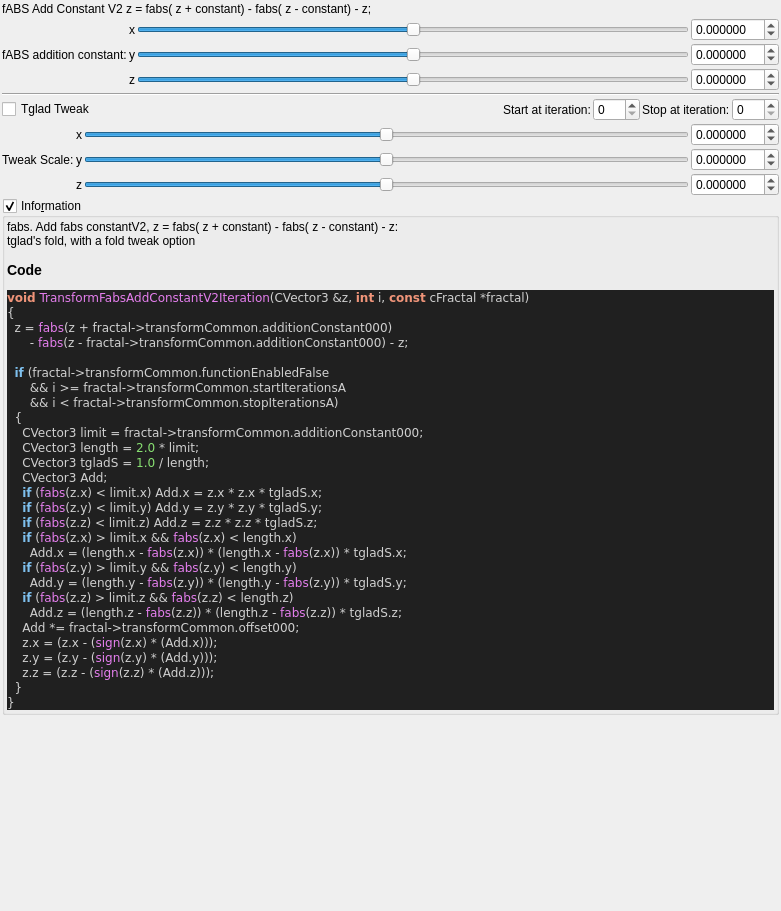
<?xml version="1.0" encoding="UTF-8"?>
<ui version="4.0">
 <class>transf_fabs_add_constantV2</class>
 <widget class="QWidget" name="Form">
  <property name="geometry">
   <rect>
    <x>0</x>
    <y>0</y>
    <width>781</width>
    <height>911</height>
   </rect>
  </property>
  <property name="windowTitle">
   <string notr="true">transf_fabs_add_constantV2</string>
  </property>
  <layout class="QVBoxLayout" name="verticalLayout">
   <property name="spacing">
    <number>2</number>
   </property>
   <property name="leftMargin">
    <number>2</number>
   </property>
   <property name="topMargin">
    <number>2</number>
   </property>
   <property name="rightMargin">
    <number>2</number>
   </property>
   <property name="bottomMargin">
    <number>2</number>
   </property>
   <item>
    <widget class="QLabel" name="label_26">
     <property name="text">
      <string>fABS Add Constant V2 z = fabs( z + constant) - fabs( z - constant) - z;</string>
     </property>
    </widget>
   </item>
   <item>
    <layout class="QGridLayout" name="gridLayout_4">
     <property name="spacing">
      <number>2</number>
     </property>
     <item row="0" column="3">
      <widget class="MyDoubleSpinBox" name="spinbox3_transf_addition_constant_x">
       <property name="enabled">
        <bool>true</bool>
       </property>
       <property name="sizePolicy">
        <sizepolicy hsizetype="Minimum" vsizetype="Maximum">
         <horstretch>0</horstretch>
         <verstretch>0</verstretch>
        </sizepolicy>
       </property>
       <property name="prefix">
        <string/>
       </property>
       <property name="decimals">
        <number>6</number>
       </property>
       <property name="minimum">
        <double>-99.989999999999995</double>
       </property>
       <property name="singleStep">
        <double>0.100000000000000</double>
       </property>
      </widget>
     </item>
     <item row="2" column="1">
      <widget class="QLabel" name="label_24">
       <property name="text">
        <string notr="true">z</string>
       </property>
      </widget>
     </item>
     <item row="0" column="2">
      <widget class="QSlider" name="slider3_transf_addition_constant_x">
       <property name="enabled">
        <bool>true</bool>
       </property>
       <property name="sizePolicy">
        <sizepolicy hsizetype="Expanding" vsizetype="Maximum">
         <horstretch>0</horstretch>
         <verstretch>0</verstretch>
        </sizepolicy>
       </property>
       <property name="minimum">
        <number>-5000000</number>
       </property>
       <property name="maximum">
        <number>5000000</number>
       </property>
       <property name="value">
        <number>0</number>
       </property>
       <property name="sliderPosition">
        <number>0</number>
       </property>
       <property name="orientation">
        <enum>Qt::Horizontal</enum>
       </property>
      </widget>
     </item>
     <item row="2" column="3">
      <widget class="MyDoubleSpinBox" name="spinbox3_transf_addition_constant_z">
       <property name="enabled">
        <bool>true</bool>
       </property>
       <property name="sizePolicy">
        <sizepolicy hsizetype="Minimum" vsizetype="Maximum">
         <horstretch>0</horstretch>
         <verstretch>0</verstretch>
        </sizepolicy>
       </property>
       <property name="decimals">
        <number>6</number>
       </property>
       <property name="minimum">
        <double>-99.989999999999995</double>
       </property>
       <property name="maximum">
        <double>99.989999999999995</double>
       </property>
       <property name="singleStep">
        <double>0.100000000000000</double>
       </property>
      </widget>
     </item>
     <item row="0" column="1">
      <widget class="QLabel" name="label_22">
       <property name="text">
        <string notr="true">x</string>
       </property>
      </widget>
     </item>
     <item row="1" column="2">
      <widget class="QSlider" name="slider3_transf_addition_constant_y">
       <property name="enabled">
        <bool>true</bool>
       </property>
       <property name="sizePolicy">
        <sizepolicy hsizetype="Expanding" vsizetype="Maximum">
         <horstretch>0</horstretch>
         <verstretch>0</verstretch>
        </sizepolicy>
       </property>
       <property name="minimum">
        <number>-5000000</number>
       </property>
       <property name="maximum">
        <number>5000000</number>
       </property>
       <property name="orientation">
        <enum>Qt::Horizontal</enum>
       </property>
      </widget>
     </item>
     <item row="1" column="1">
      <widget class="QLabel" name="label_25">
       <property name="text">
        <string notr="true">y</string>
       </property>
      </widget>
     </item>
     <item row="1" column="3">
      <widget class="MyDoubleSpinBox" name="spinbox3_transf_addition_constant_y">
       <property name="enabled">
        <bool>true</bool>
       </property>
       <property name="sizePolicy">
        <sizepolicy hsizetype="Minimum" vsizetype="Maximum">
         <horstretch>0</horstretch>
         <verstretch>0</verstretch>
        </sizepolicy>
       </property>
       <property name="decimals">
        <number>6</number>
       </property>
       <property name="minimum">
        <double>-99.989999999999995</double>
       </property>
       <property name="maximum">
        <double>99.989999999999995</double>
       </property>
       <property name="singleStep">
        <double>0.100000000000000</double>
       </property>
      </widget>
     </item>
     <item row="1" column="0">
      <widget class="QLabel" name="label_23">
       <property name="text">
        <string>fABS addition constant:</string>
       </property>
      </widget>
     </item>
     <item row="2" column="2">
      <widget class="QSlider" name="slider3_transf_addition_constant_z">
       <property name="enabled">
        <bool>true</bool>
       </property>
       <property name="sizePolicy">
        <sizepolicy hsizetype="Expanding" vsizetype="Maximum">
         <horstretch>0</horstretch>
         <verstretch>0</verstretch>
        </sizepolicy>
       </property>
       <property name="minimum">
        <number>-5000000</number>
       </property>
       <property name="maximum">
        <number>5000000</number>
       </property>
       <property name="orientation">
        <enum>Qt::Horizontal</enum>
       </property>
      </widget>
     </item>
    </layout>
   </item>
   <item>
    <widget class="Line" name="line_6">
     <property name="orientation">
      <enum>Qt::Horizontal</enum>
     </property>
    </widget>
   </item>
   <item>
    <layout class="QGridLayout" name="gridLayout_73">
     <property name="spacing">
      <number>2</number>
     </property>
     <item row="0" column="0">
      <widget class="QCheckBox" name="checkBox_transf_function_enabled_false">
       <property name="layoutDirection">
        <enum>Qt::LeftToRight</enum>
       </property>
       <property name="text">
        <string>Tglad Tweak</string>
       </property>
      </widget>
     </item>
     <item row="0" column="4">
      <widget class="QLabel" name="label_256">
       <property name="text">
        <string>Stop at iteration:</string>
       </property>
      </widget>
     </item>
     <item row="0" column="2">
      <widget class="QLabel" name="label_257">
       <property name="text">
        <string>Start at iteration:</string>
       </property>
      </widget>
     </item>
     <item row="0" column="1">
      <spacer name="horizontalSpacer_39">
       <property name="orientation">
        <enum>Qt::Horizontal</enum>
       </property>
       <property name="sizeHint" stdset="0">
        <size>
         <width>40</width>
         <height>20</height>
        </size>
       </property>
      </spacer>
     </item>
     <item row="0" column="3">
      <widget class="MySpinBox" name="spinboxInt_transf_start_iterations_A">
       <property name="sizePolicy">
        <sizepolicy hsizetype="Minimum" vsizetype="Maximum">
         <horstretch>0</horstretch>
         <verstretch>0</verstretch>
        </sizepolicy>
       </property>
       <property name="maximum">
        <number>250</number>
       </property>
      </widget>
     </item>
     <item row="0" column="5">
      <widget class="MySpinBox" name="spinboxInt_transf_stop_iterations_A">
       <property name="sizePolicy">
        <sizepolicy hsizetype="Minimum" vsizetype="Maximum">
         <horstretch>0</horstretch>
         <verstretch>0</verstretch>
        </sizepolicy>
       </property>
       <property name="maximum">
        <number>250</number>
       </property>
      </widget>
     </item>
    </layout>
   </item>
   <item>
    <layout class="QGridLayout" name="gridLayout_5">
     <property name="spacing">
      <number>2</number>
     </property>
     <item row="2" column="1">
      <widget class="QLabel" name="label_27">
       <property name="text">
        <string notr="true">z</string>
       </property>
      </widget>
     </item>
     <item row="0" column="1">
      <widget class="QLabel" name="label_28">
       <property name="text">
        <string notr="true">x</string>
       </property>
      </widget>
     </item>
     <item row="1" column="1">
      <widget class="QLabel" name="label_29">
       <property name="text">
        <string notr="true">y</string>
       </property>
      </widget>
     </item>
     <item row="1" column="0">
      <widget class="QLabel" name="label_30">
       <property name="text">
        <string>Tweak Scale:</string>
       </property>
      </widget>
     </item>
     <item row="2" column="2">
      <widget class="QSlider" name="slider3_transf_offset_000_z">
       <property name="enabled">
        <bool>true</bool>
       </property>
       <property name="sizePolicy">
        <sizepolicy hsizetype="Expanding" vsizetype="Maximum">
         <horstretch>0</horstretch>
         <verstretch>0</verstretch>
        </sizepolicy>
       </property>
       <property name="minimum">
        <number>-5000000</number>
       </property>
       <property name="maximum">
        <number>5000000</number>
       </property>
       <property name="orientation">
        <enum>Qt::Horizontal</enum>
       </property>
      </widget>
     </item>
     <item row="0" column="3">
      <widget class="MyDoubleSpinBox" name="spinbox3_transf_offset_000_x">
       <property name="enabled">
        <bool>true</bool>
       </property>
       <property name="sizePolicy">
        <sizepolicy hsizetype="Minimum" vsizetype="Maximum">
         <horstretch>0</horstretch>
         <verstretch>0</verstretch>
        </sizepolicy>
       </property>
       <property name="decimals">
        <number>6</number>
       </property>
       <property name="minimum">
        <double>-99.989999999999995</double>
       </property>
       <property name="maximum">
        <double>99.989999999999995</double>
       </property>
       <property name="singleStep">
        <double>0.100000000000000</double>
       </property>
      </widget>
     </item>
     <item row="1" column="3">
      <widget class="MyDoubleSpinBox" name="spinbox3_transf_offset_000_y">
       <property name="enabled">
        <bool>true</bool>
       </property>
       <property name="sizePolicy">
        <sizepolicy hsizetype="Minimum" vsizetype="Maximum">
         <horstretch>0</horstretch>
         <verstretch>0</verstretch>
        </sizepolicy>
       </property>
       <property name="decimals">
        <number>6</number>
       </property>
       <property name="minimum">
        <double>-99.989999999999995</double>
       </property>
       <property name="maximum">
        <double>99.989999999999995</double>
       </property>
       <property name="singleStep">
        <double>0.100000000000000</double>
       </property>
      </widget>
     </item>
     <item row="2" column="3">
      <widget class="MyDoubleSpinBox" name="spinbox3_transf_offset_000_z">
       <property name="enabled">
        <bool>true</bool>
       </property>
       <property name="sizePolicy">
        <sizepolicy hsizetype="Minimum" vsizetype="Maximum">
         <horstretch>0</horstretch>
         <verstretch>0</verstretch>
        </sizepolicy>
       </property>
       <property name="decimals">
        <number>6</number>
       </property>
       <property name="minimum">
        <double>-99.989999999999995</double>
       </property>
       <property name="maximum">
        <double>99.989999999999995</double>
       </property>
       <property name="singleStep">
        <double>0.100000000000000</double>
       </property>
      </widget>
     </item>
     <item row="1" column="2">
      <widget class="QSlider" name="slider3_transf_offset_000_y">
       <property name="enabled">
        <bool>true</bool>
       </property>
       <property name="sizePolicy">
        <sizepolicy hsizetype="Expanding" vsizetype="Maximum">
         <horstretch>0</horstretch>
         <verstretch>0</verstretch>
        </sizepolicy>
       </property>
       <property name="minimum">
        <number>-5000000</number>
       </property>
       <property name="maximum">
        <number>5000000</number>
       </property>
       <property name="orientation">
        <enum>Qt::Horizontal</enum>
       </property>
      </widget>
     </item>
     <item row="0" column="2">
      <widget class="QSlider" name="slider3_transf_offset_000_x">
       <property name="enabled">
        <bool>true</bool>
       </property>
       <property name="sizePolicy">
        <sizepolicy hsizetype="Expanding" vsizetype="Maximum">
         <horstretch>0</horstretch>
         <verstretch>0</verstretch>
        </sizepolicy>
       </property>
       <property name="minimum">
        <number>-5000000</number>
       </property>
       <property name="maximum">
        <number>5000000</number>
       </property>
       <property name="orientation">
        <enum>Qt::Horizontal</enum>
       </property>
      </widget>
     </item>
    </layout>
   </item>
   <item>
    <widget class="MyGroupBox" name="groupCheck_info">
     <property name="title">
      <string>Info&amp;rmation</string>
     </property>
     <property name="flat">
      <bool>false</bool>
     </property>
     <property name="checkable">
      <bool>true</bool>
     </property>
     <layout class="QVBoxLayout" name="verticalLayout_2">
      <property name="spacing">
       <number>2</number>
      </property>
      <property name="leftMargin">
       <number>2</number>
      </property>
      <property name="topMargin">
       <number>2</number>
      </property>
      <property name="rightMargin">
       <number>2</number>
      </property>
      <property name="bottomMargin">
       <number>2</number>
      </property>
      <item>
       <widget class="QLabel" name="label_code_content">
        <property name="text">
         <string notr="true">&lt;p&gt;fabs. Add fabs constantV2,  z = fabs( z + constant) - fabs( z - constant) - z:&lt;br&gt;tglad's fold, with a fold tweak option&lt;/p&gt;&lt;table&gt;
&lt;/table&gt;
&lt;h3&gt;Code&lt;/h3&gt;
&lt;body style=&quot;background-color:#202020&quot;&gt;
&lt;pre style=&quot;color:#d0d0d0; background-color:#202020;  font-family:'Courier New',monospace;&quot;&gt;&lt;span style=&quot;color:#f09479; font-weight:bold&quot;&gt;void&lt;/span&gt; &lt;span style=&quot;color:#e47eed&quot;&gt;TransformFabsAddConstantV2Iteration&lt;/span&gt;&lt;span style=&quot;color:#d0d0d0&quot;&gt;(&lt;/span&gt;CVector3 &lt;span style=&quot;color:#d0d0d0&quot;&gt;&amp;amp;&lt;/span&gt;z&lt;span style=&quot;color:#d0d0d0&quot;&gt;,&lt;/span&gt; &lt;span style=&quot;color:#f09479; font-weight:bold&quot;&gt;int&lt;/span&gt; i&lt;span style=&quot;color:#d0d0d0&quot;&gt;,&lt;/span&gt; &lt;span style=&quot;color:#f09479; font-weight:bold&quot;&gt;const&lt;/span&gt; cFractal &lt;span style=&quot;color:#d0d0d0&quot;&gt;*&lt;/span&gt;fractal&lt;span style=&quot;color:#d0d0d0&quot;&gt;)&lt;/span&gt;
&lt;span style=&quot;color:#d0d0d0&quot;&gt;{&lt;/span&gt;
  z &lt;span style=&quot;color:#d0d0d0&quot;&gt;=&lt;/span&gt; &lt;span style=&quot;color:#e47eed&quot;&gt;fabs&lt;/span&gt;&lt;span style=&quot;color:#d0d0d0&quot;&gt;(&lt;/span&gt;z &lt;span style=&quot;color:#d0d0d0&quot;&gt;+&lt;/span&gt; fractal&lt;span style=&quot;color:#d0d0d0&quot;&gt;-&amp;gt;&lt;/span&gt;transformCommon&lt;span style=&quot;color:#d0d0d0&quot;&gt;.&lt;/span&gt;additionConstant000&lt;span style=&quot;color:#d0d0d0&quot;&gt;)&lt;/span&gt;
      &lt;span style=&quot;color:#d0d0d0&quot;&gt;-&lt;/span&gt; &lt;span style=&quot;color:#e47eed&quot;&gt;fabs&lt;/span&gt;&lt;span style=&quot;color:#d0d0d0&quot;&gt;(&lt;/span&gt;z &lt;span style=&quot;color:#d0d0d0&quot;&gt;-&lt;/span&gt; fractal&lt;span style=&quot;color:#d0d0d0&quot;&gt;-&amp;gt;&lt;/span&gt;transformCommon&lt;span style=&quot;color:#d0d0d0&quot;&gt;.&lt;/span&gt;additionConstant000&lt;span style=&quot;color:#d0d0d0&quot;&gt;) -&lt;/span&gt; z&lt;span style=&quot;color:#d0d0d0&quot;&gt;;&lt;/span&gt;

  &lt;span style=&quot;color:#7ec0ee; font-weight:bold&quot;&gt;if&lt;/span&gt; &lt;span style=&quot;color:#d0d0d0&quot;&gt;(&lt;/span&gt;fractal&lt;span style=&quot;color:#d0d0d0&quot;&gt;-&amp;gt;&lt;/span&gt;transformCommon&lt;span style=&quot;color:#d0d0d0&quot;&gt;.&lt;/span&gt;functionEnabledFalse
      &lt;span style=&quot;color:#d0d0d0&quot;&gt;&amp;amp;&amp;amp;&lt;/span&gt; i &lt;span style=&quot;color:#d0d0d0&quot;&gt;&amp;gt;=&lt;/span&gt; fractal&lt;span style=&quot;color:#d0d0d0&quot;&gt;-&amp;gt;&lt;/span&gt;transformCommon&lt;span style=&quot;color:#d0d0d0&quot;&gt;.&lt;/span&gt;startIterationsA
      &lt;span style=&quot;color:#d0d0d0&quot;&gt;&amp;amp;&amp;amp;&lt;/span&gt; i &lt;span style=&quot;color:#d0d0d0&quot;&gt;&amp;lt;&lt;/span&gt; fractal&lt;span style=&quot;color:#d0d0d0&quot;&gt;-&amp;gt;&lt;/span&gt;transformCommon&lt;span style=&quot;color:#d0d0d0&quot;&gt;.&lt;/span&gt;stopIterationsA&lt;span style=&quot;color:#d0d0d0&quot;&gt;)&lt;/span&gt;
  &lt;span style=&quot;color:#d0d0d0&quot;&gt;{&lt;/span&gt;
    CVector3 limit &lt;span style=&quot;color:#d0d0d0&quot;&gt;=&lt;/span&gt; fractal&lt;span style=&quot;color:#d0d0d0&quot;&gt;-&amp;gt;&lt;/span&gt;transformCommon&lt;span style=&quot;color:#d0d0d0&quot;&gt;.&lt;/span&gt;additionConstant000&lt;span style=&quot;color:#d0d0d0&quot;&gt;;&lt;/span&gt;
    CVector3 length &lt;span style=&quot;color:#d0d0d0&quot;&gt;=&lt;/span&gt; &lt;span style=&quot;color:#87df71&quot;&gt;2.0&lt;/span&gt; &lt;span style=&quot;color:#d0d0d0&quot;&gt;*&lt;/span&gt; limit&lt;span style=&quot;color:#d0d0d0&quot;&gt;;&lt;/span&gt;
    CVector3 tgladS &lt;span style=&quot;color:#d0d0d0&quot;&gt;=&lt;/span&gt; &lt;span style=&quot;color:#87df71&quot;&gt;1.0&lt;/span&gt; &lt;span style=&quot;color:#d0d0d0&quot;&gt;/&lt;/span&gt; length&lt;span style=&quot;color:#d0d0d0&quot;&gt;;&lt;/span&gt;
    CVector3 Add&lt;span style=&quot;color:#d0d0d0&quot;&gt;;&lt;/span&gt;
    &lt;span style=&quot;color:#7ec0ee; font-weight:bold&quot;&gt;if&lt;/span&gt; &lt;span style=&quot;color:#d0d0d0&quot;&gt;(&lt;/span&gt;&lt;span style=&quot;color:#e47eed&quot;&gt;fabs&lt;/span&gt;&lt;span style=&quot;color:#d0d0d0&quot;&gt;(&lt;/span&gt;z&lt;span style=&quot;color:#d0d0d0&quot;&gt;.&lt;/span&gt;x&lt;span style=&quot;color:#d0d0d0&quot;&gt;) &amp;lt;&lt;/span&gt; limit&lt;span style=&quot;color:#d0d0d0&quot;&gt;.&lt;/span&gt;x&lt;span style=&quot;color:#d0d0d0&quot;&gt;)&lt;/span&gt; Add&lt;span style=&quot;color:#d0d0d0&quot;&gt;.&lt;/span&gt;x &lt;span style=&quot;color:#d0d0d0&quot;&gt;=&lt;/span&gt; z&lt;span style=&quot;color:#d0d0d0&quot;&gt;.&lt;/span&gt;x &lt;span style=&quot;color:#d0d0d0&quot;&gt;*&lt;/span&gt; z&lt;span style=&quot;color:#d0d0d0&quot;&gt;.&lt;/span&gt;x &lt;span style=&quot;color:#d0d0d0&quot;&gt;*&lt;/span&gt; tgladS&lt;span style=&quot;color:#d0d0d0&quot;&gt;.&lt;/span&gt;x&lt;span style=&quot;color:#d0d0d0&quot;&gt;;&lt;/span&gt;
    &lt;span style=&quot;color:#7ec0ee; font-weight:bold&quot;&gt;if&lt;/span&gt; &lt;span style=&quot;color:#d0d0d0&quot;&gt;(&lt;/span&gt;&lt;span style=&quot;color:#e47eed&quot;&gt;fabs&lt;/span&gt;&lt;span style=&quot;color:#d0d0d0&quot;&gt;(&lt;/span&gt;z&lt;span style=&quot;color:#d0d0d0&quot;&gt;.&lt;/span&gt;y&lt;span style=&quot;color:#d0d0d0&quot;&gt;) &amp;lt;&lt;/span&gt; limit&lt;span style=&quot;color:#d0d0d0&quot;&gt;.&lt;/span&gt;y&lt;span style=&quot;color:#d0d0d0&quot;&gt;)&lt;/span&gt; Add&lt;span style=&quot;color:#d0d0d0&quot;&gt;.&lt;/span&gt;y &lt;span style=&quot;color:#d0d0d0&quot;&gt;=&lt;/span&gt; z&lt;span style=&quot;color:#d0d0d0&quot;&gt;.&lt;/span&gt;y &lt;span style=&quot;color:#d0d0d0&quot;&gt;*&lt;/span&gt; z&lt;span style=&quot;color:#d0d0d0&quot;&gt;.&lt;/span&gt;y &lt;span style=&quot;color:#d0d0d0&quot;&gt;*&lt;/span&gt; tgladS&lt;span style=&quot;color:#d0d0d0&quot;&gt;.&lt;/span&gt;y&lt;span style=&quot;color:#d0d0d0&quot;&gt;;&lt;/span&gt;
    &lt;span style=&quot;color:#7ec0ee; font-weight:bold&quot;&gt;if&lt;/span&gt; &lt;span style=&quot;color:#d0d0d0&quot;&gt;(&lt;/span&gt;&lt;span style=&quot;color:#e47eed&quot;&gt;fabs&lt;/span&gt;&lt;span style=&quot;color:#d0d0d0&quot;&gt;(&lt;/span&gt;z&lt;span style=&quot;color:#d0d0d0&quot;&gt;.&lt;/span&gt;z&lt;span style=&quot;color:#d0d0d0&quot;&gt;) &amp;lt;&lt;/span&gt; limit&lt;span style=&quot;color:#d0d0d0&quot;&gt;.&lt;/span&gt;z&lt;span style=&quot;color:#d0d0d0&quot;&gt;)&lt;/span&gt; Add&lt;span style=&quot;color:#d0d0d0&quot;&gt;.&lt;/span&gt;z &lt;span style=&quot;color:#d0d0d0&quot;&gt;=&lt;/span&gt; z&lt;span style=&quot;color:#d0d0d0&quot;&gt;.&lt;/span&gt;z &lt;span style=&quot;color:#d0d0d0&quot;&gt;*&lt;/span&gt; z&lt;span style=&quot;color:#d0d0d0&quot;&gt;.&lt;/span&gt;z &lt;span style=&quot;color:#d0d0d0&quot;&gt;*&lt;/span&gt; tgladS&lt;span style=&quot;color:#d0d0d0&quot;&gt;.&lt;/span&gt;z&lt;span style=&quot;color:#d0d0d0&quot;&gt;;&lt;/span&gt;
    &lt;span style=&quot;color:#7ec0ee; font-weight:bold&quot;&gt;if&lt;/span&gt; &lt;span style=&quot;color:#d0d0d0&quot;&gt;(&lt;/span&gt;&lt;span style=&quot;color:#e47eed&quot;&gt;fabs&lt;/span&gt;&lt;span style=&quot;color:#d0d0d0&quot;&gt;(&lt;/span&gt;z&lt;span style=&quot;color:#d0d0d0&quot;&gt;.&lt;/span&gt;x&lt;span style=&quot;color:#d0d0d0&quot;&gt;) &amp;gt;&lt;/span&gt; limit&lt;span style=&quot;color:#d0d0d0&quot;&gt;.&lt;/span&gt;x &lt;span style=&quot;color:#d0d0d0&quot;&gt;&amp;amp;&amp;amp;&lt;/span&gt; &lt;span style=&quot;color:#e47eed&quot;&gt;fabs&lt;/span&gt;&lt;span style=&quot;color:#d0d0d0&quot;&gt;(&lt;/span&gt;z&lt;span style=&quot;color:#d0d0d0&quot;&gt;.&lt;/span&gt;x&lt;span style=&quot;color:#d0d0d0&quot;&gt;) &amp;lt;&lt;/span&gt; length&lt;span style=&quot;color:#d0d0d0&quot;&gt;.&lt;/span&gt;x&lt;span style=&quot;color:#d0d0d0&quot;&gt;)&lt;/span&gt;
      Add&lt;span style=&quot;color:#d0d0d0&quot;&gt;.&lt;/span&gt;x &lt;span style=&quot;color:#d0d0d0&quot;&gt;= (&lt;/span&gt;length&lt;span style=&quot;color:#d0d0d0&quot;&gt;.&lt;/span&gt;x &lt;span style=&quot;color:#d0d0d0&quot;&gt;-&lt;/span&gt; &lt;span style=&quot;color:#e47eed&quot;&gt;fabs&lt;/span&gt;&lt;span style=&quot;color:#d0d0d0&quot;&gt;(&lt;/span&gt;z&lt;span style=&quot;color:#d0d0d0&quot;&gt;.&lt;/span&gt;x&lt;span style=&quot;color:#d0d0d0&quot;&gt;)) * (&lt;/span&gt;length&lt;span style=&quot;color:#d0d0d0&quot;&gt;.&lt;/span&gt;x &lt;span style=&quot;color:#d0d0d0&quot;&gt;-&lt;/span&gt; &lt;span style=&quot;color:#e47eed&quot;&gt;fabs&lt;/span&gt;&lt;span style=&quot;color:#d0d0d0&quot;&gt;(&lt;/span&gt;z&lt;span style=&quot;color:#d0d0d0&quot;&gt;.&lt;/span&gt;x&lt;span style=&quot;color:#d0d0d0&quot;&gt;)) *&lt;/span&gt; tgladS&lt;span style=&quot;color:#d0d0d0&quot;&gt;.&lt;/span&gt;x&lt;span style=&quot;color:#d0d0d0&quot;&gt;;&lt;/span&gt;
    &lt;span style=&quot;color:#7ec0ee; font-weight:bold&quot;&gt;if&lt;/span&gt; &lt;span style=&quot;color:#d0d0d0&quot;&gt;(&lt;/span&gt;&lt;span style=&quot;color:#e47eed&quot;&gt;fabs&lt;/span&gt;&lt;span style=&quot;color:#d0d0d0&quot;&gt;(&lt;/span&gt;z&lt;span style=&quot;color:#d0d0d0&quot;&gt;.&lt;/span&gt;y&lt;span style=&quot;color:#d0d0d0&quot;&gt;) &amp;gt;&lt;/span&gt; limit&lt;span style=&quot;color:#d0d0d0&quot;&gt;.&lt;/span&gt;y &lt;span style=&quot;color:#d0d0d0&quot;&gt;&amp;amp;&amp;amp;&lt;/span&gt; &lt;span style=&quot;color:#e47eed&quot;&gt;fabs&lt;/span&gt;&lt;span style=&quot;color:#d0d0d0&quot;&gt;(&lt;/span&gt;z&lt;span style=&quot;color:#d0d0d0&quot;&gt;.&lt;/span&gt;y&lt;span style=&quot;color:#d0d0d0&quot;&gt;) &amp;lt;&lt;/span&gt; length&lt;span style=&quot;color:#d0d0d0&quot;&gt;.&lt;/span&gt;y&lt;span style=&quot;color:#d0d0d0&quot;&gt;)&lt;/span&gt;
      Add&lt;span style=&quot;color:#d0d0d0&quot;&gt;.&lt;/span&gt;y &lt;span style=&quot;color:#d0d0d0&quot;&gt;= (&lt;/span&gt;length&lt;span style=&quot;color:#d0d0d0&quot;&gt;.&lt;/span&gt;y &lt;span style=&quot;color:#d0d0d0&quot;&gt;-&lt;/span&gt; &lt;span style=&quot;color:#e47eed&quot;&gt;fabs&lt;/span&gt;&lt;span style=&quot;color:#d0d0d0&quot;&gt;(&lt;/span&gt;z&lt;span style=&quot;color:#d0d0d0&quot;&gt;.&lt;/span&gt;y&lt;span style=&quot;color:#d0d0d0&quot;&gt;)) * (&lt;/span&gt;length&lt;span style=&quot;color:#d0d0d0&quot;&gt;.&lt;/span&gt;y &lt;span style=&quot;color:#d0d0d0&quot;&gt;-&lt;/span&gt; &lt;span style=&quot;color:#e47eed&quot;&gt;fabs&lt;/span&gt;&lt;span style=&quot;color:#d0d0d0&quot;&gt;(&lt;/span&gt;z&lt;span style=&quot;color:#d0d0d0&quot;&gt;.&lt;/span&gt;y&lt;span style=&quot;color:#d0d0d0&quot;&gt;)) *&lt;/span&gt; tgladS&lt;span style=&quot;color:#d0d0d0&quot;&gt;.&lt;/span&gt;y&lt;span style=&quot;color:#d0d0d0&quot;&gt;;&lt;/span&gt;
    &lt;span style=&quot;color:#7ec0ee; font-weight:bold&quot;&gt;if&lt;/span&gt; &lt;span style=&quot;color:#d0d0d0&quot;&gt;(&lt;/span&gt;&lt;span style=&quot;color:#e47eed&quot;&gt;fabs&lt;/span&gt;&lt;span style=&quot;color:#d0d0d0&quot;&gt;(&lt;/span&gt;z&lt;span style=&quot;color:#d0d0d0&quot;&gt;.&lt;/span&gt;z&lt;span style=&quot;color:#d0d0d0&quot;&gt;) &amp;gt;&lt;/span&gt; limit&lt;span style=&quot;color:#d0d0d0&quot;&gt;.&lt;/span&gt;z &lt;span style=&quot;color:#d0d0d0&quot;&gt;&amp;amp;&amp;amp;&lt;/span&gt; &lt;span style=&quot;color:#e47eed&quot;&gt;fabs&lt;/span&gt;&lt;span style=&quot;color:#d0d0d0&quot;&gt;(&lt;/span&gt;z&lt;span style=&quot;color:#d0d0d0&quot;&gt;.&lt;/span&gt;z&lt;span style=&quot;color:#d0d0d0&quot;&gt;) &amp;lt;&lt;/span&gt; length&lt;span style=&quot;color:#d0d0d0&quot;&gt;.&lt;/span&gt;z&lt;span style=&quot;color:#d0d0d0&quot;&gt;)&lt;/span&gt;
      Add&lt;span style=&quot;color:#d0d0d0&quot;&gt;.&lt;/span&gt;z &lt;span style=&quot;color:#d0d0d0&quot;&gt;= (&lt;/span&gt;length&lt;span style=&quot;color:#d0d0d0&quot;&gt;.&lt;/span&gt;z &lt;span style=&quot;color:#d0d0d0&quot;&gt;-&lt;/span&gt; &lt;span style=&quot;color:#e47eed&quot;&gt;fabs&lt;/span&gt;&lt;span style=&quot;color:#d0d0d0&quot;&gt;(&lt;/span&gt;z&lt;span style=&quot;color:#d0d0d0&quot;&gt;.&lt;/span&gt;z&lt;span style=&quot;color:#d0d0d0&quot;&gt;)) * (&lt;/span&gt;length&lt;span style=&quot;color:#d0d0d0&quot;&gt;.&lt;/span&gt;z &lt;span style=&quot;color:#d0d0d0&quot;&gt;-&lt;/span&gt; &lt;span style=&quot;color:#e47eed&quot;&gt;fabs&lt;/span&gt;&lt;span style=&quot;color:#d0d0d0&quot;&gt;(&lt;/span&gt;z&lt;span style=&quot;color:#d0d0d0&quot;&gt;.&lt;/span&gt;z&lt;span style=&quot;color:#d0d0d0&quot;&gt;)) *&lt;/span&gt; tgladS&lt;span style=&quot;color:#d0d0d0&quot;&gt;.&lt;/span&gt;z&lt;span style=&quot;color:#d0d0d0&quot;&gt;;&lt;/span&gt;
    Add &lt;span style=&quot;color:#d0d0d0&quot;&gt;*=&lt;/span&gt; fractal&lt;span style=&quot;color:#d0d0d0&quot;&gt;-&amp;gt;&lt;/span&gt;transformCommon&lt;span style=&quot;color:#d0d0d0&quot;&gt;.&lt;/span&gt;offset000&lt;span style=&quot;color:#d0d0d0&quot;&gt;;&lt;/span&gt;
    z&lt;span style=&quot;color:#d0d0d0&quot;&gt;.&lt;/span&gt;x &lt;span style=&quot;color:#d0d0d0&quot;&gt;= (&lt;/span&gt;z&lt;span style=&quot;color:#d0d0d0&quot;&gt;.&lt;/span&gt;x &lt;span style=&quot;color:#d0d0d0&quot;&gt;- (&lt;/span&gt;&lt;span style=&quot;color:#e47eed&quot;&gt;sign&lt;/span&gt;&lt;span style=&quot;color:#d0d0d0&quot;&gt;(&lt;/span&gt;z&lt;span style=&quot;color:#d0d0d0&quot;&gt;.&lt;/span&gt;x&lt;span style=&quot;color:#d0d0d0&quot;&gt;) * (&lt;/span&gt;Add&lt;span style=&quot;color:#d0d0d0&quot;&gt;.&lt;/span&gt;x&lt;span style=&quot;color:#d0d0d0&quot;&gt;)));&lt;/span&gt;
    z&lt;span style=&quot;color:#d0d0d0&quot;&gt;.&lt;/span&gt;y &lt;span style=&quot;color:#d0d0d0&quot;&gt;= (&lt;/span&gt;z&lt;span style=&quot;color:#d0d0d0&quot;&gt;.&lt;/span&gt;y &lt;span style=&quot;color:#d0d0d0&quot;&gt;- (&lt;/span&gt;&lt;span style=&quot;color:#e47eed&quot;&gt;sign&lt;/span&gt;&lt;span style=&quot;color:#d0d0d0&quot;&gt;(&lt;/span&gt;z&lt;span style=&quot;color:#d0d0d0&quot;&gt;.&lt;/span&gt;y&lt;span style=&quot;color:#d0d0d0&quot;&gt;) * (&lt;/span&gt;Add&lt;span style=&quot;color:#d0d0d0&quot;&gt;.&lt;/span&gt;y&lt;span style=&quot;color:#d0d0d0&quot;&gt;)));&lt;/span&gt;
    z&lt;span style=&quot;color:#d0d0d0&quot;&gt;.&lt;/span&gt;z &lt;span style=&quot;color:#d0d0d0&quot;&gt;= (&lt;/span&gt;z&lt;span style=&quot;color:#d0d0d0&quot;&gt;.&lt;/span&gt;z &lt;span style=&quot;color:#d0d0d0&quot;&gt;- (&lt;/span&gt;&lt;span style=&quot;color:#e47eed&quot;&gt;sign&lt;/span&gt;&lt;span style=&quot;color:#d0d0d0&quot;&gt;(&lt;/span&gt;z&lt;span style=&quot;color:#d0d0d0&quot;&gt;.&lt;/span&gt;z&lt;span style=&quot;color:#d0d0d0&quot;&gt;) * (&lt;/span&gt;Add&lt;span style=&quot;color:#d0d0d0&quot;&gt;.&lt;/span&gt;z&lt;span style=&quot;color:#d0d0d0&quot;&gt;)));&lt;/span&gt;
  &lt;span style=&quot;color:#d0d0d0&quot;&gt;}&lt;/span&gt;
&lt;span style=&quot;color:#d0d0d0&quot;&gt;}&lt;/span&gt;
&lt;/pre&gt;
&lt;/body&gt;</string>
        </property>
        <property name="wordWrap">
         <bool>true</bool>
        </property>
        <property name="openExternalLinks">
         <bool>true</bool>
        </property>
        <property name="textInteractionFlags">
         <set>Qt::LinksAccessibleByMouse|Qt::TextSelectableByMouse</set>
        </property>
       </widget>
      </item>
     </layout>
    </widget>
   </item>
   <item>
    <spacer name="verticalSpacer">
     <property name="orientation">
      <enum>Qt::Vertical</enum>
     </property>
     <property name="sizeHint" stdset="0">
      <size>
       <width>20</width>
       <height>40</height>
      </size>
     </property>
    </spacer>
   </item>
  </layout>
 </widget>
 <customwidgets>
  <customwidget>
   <class>MyDoubleSpinBox</class>
   <extends>QDoubleSpinBox</extends>
   <header>my_double_spin_box.h</header>
  </customwidget>
  <customwidget>
   <class>MyGroupBox</class>
   <extends>QGroupBox</extends>
   <header>my_group_box.h</header>
   <container>1</container>
  </customwidget>
  <customwidget>
   <class>MySpinBox</class>
   <extends>QSpinBox</extends>
   <header>my_spin_box.h</header>
  </customwidget>
 </customwidgets>
 <tabstops>
  <tabstop>slider3_transf_addition_constant_x</tabstop>
  <tabstop>spinbox3_transf_addition_constant_x</tabstop>
  <tabstop>slider3_transf_addition_constant_y</tabstop>
  <tabstop>spinbox3_transf_addition_constant_y</tabstop>
  <tabstop>slider3_transf_addition_constant_z</tabstop>
  <tabstop>spinbox3_transf_addition_constant_z</tabstop>
  <tabstop>checkBox_transf_function_enabled_false</tabstop>
  <tabstop>spinboxInt_transf_start_iterations_A</tabstop>
  <tabstop>spinboxInt_transf_stop_iterations_A</tabstop>
  <tabstop>slider3_transf_offset_000_x</tabstop>
  <tabstop>spinbox3_transf_offset_000_x</tabstop>
  <tabstop>slider3_transf_offset_000_y</tabstop>
  <tabstop>spinbox3_transf_offset_000_y</tabstop>
  <tabstop>slider3_transf_offset_000_z</tabstop>
  <tabstop>spinbox3_transf_offset_000_z</tabstop>
  <tabstop>groupCheck_info</tabstop>
 </tabstops>
 <resources/>
 <connections/>
</ui>
